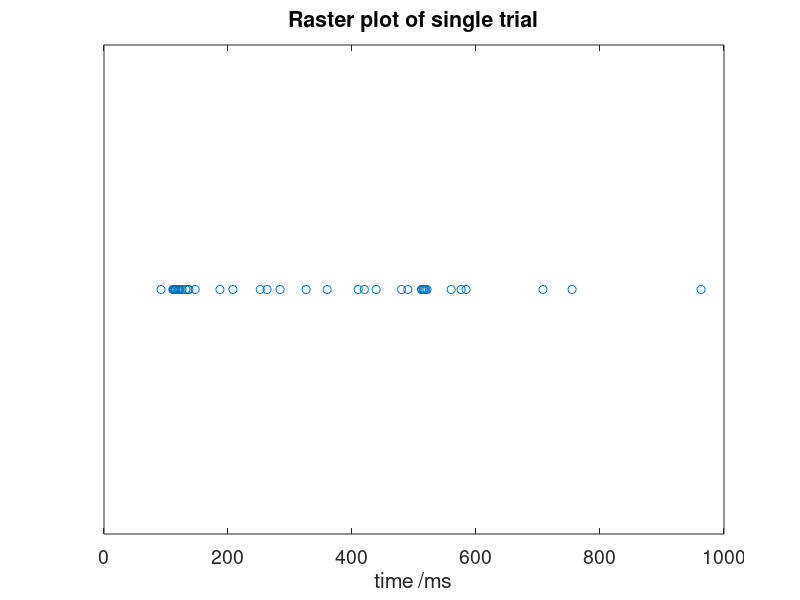
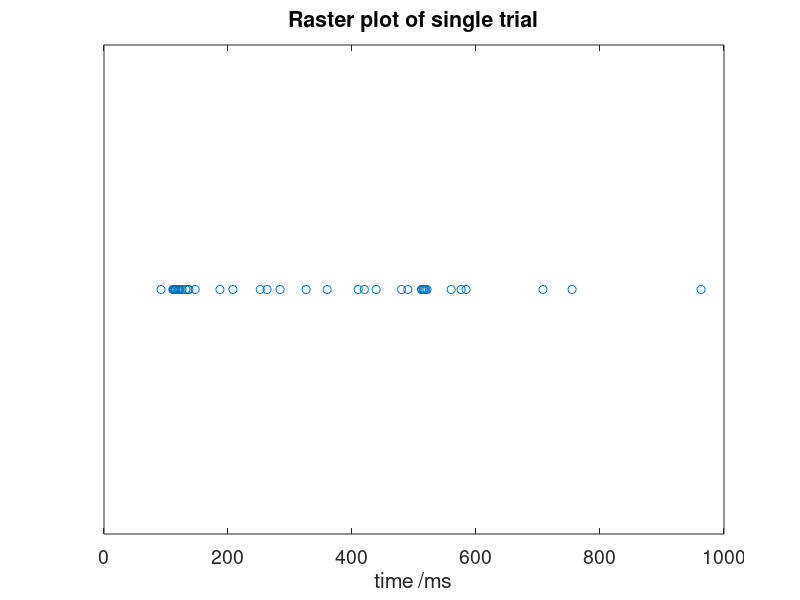
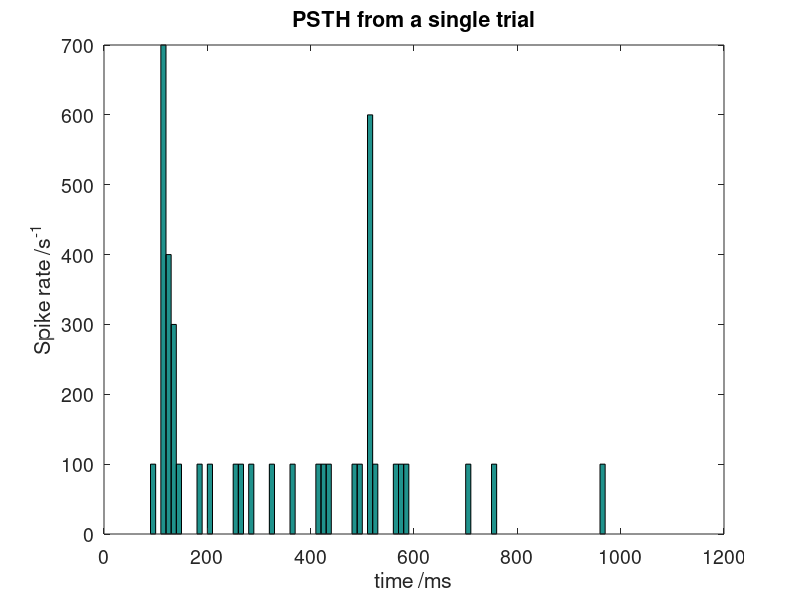
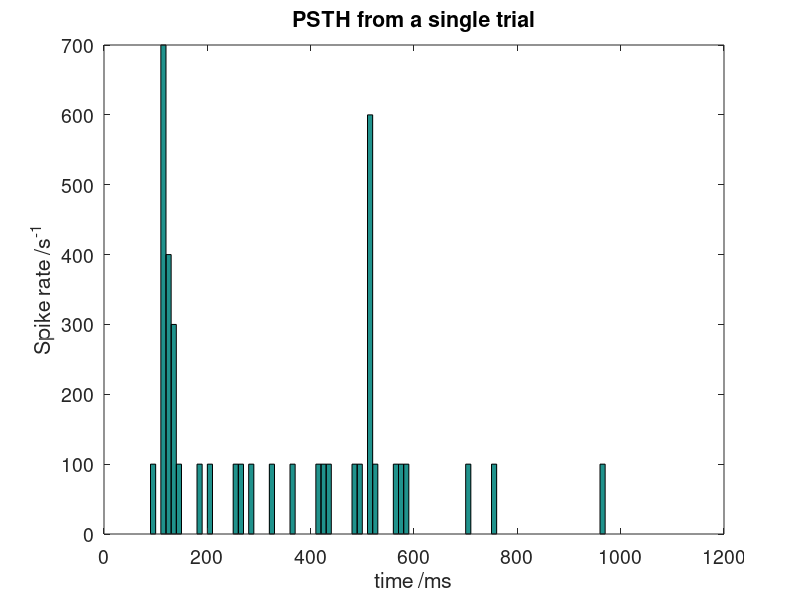

Write the MATLAB code that produced these figures, in order. (Note: this script raises an error after producing the figures.)
load data/spiketimes.mat

%% Q3
sz = size(single_trial);

first_spike = single_trial(1);
first_ten_spikes = single_trial(1:10);
figure('Position', [100, 100, 600, 200])
plot(single_trial, ones(sz), 'o')
xlabel('time /ms')
title('Raster plot of single trial')
set(gca, 'Fontsize', 14, 'ytick',[])
saveas(gcf, 'figs/png/B2_2_q3.png')
saveas(gcf, 'figs/mat/B2_2_q3.fig')

%% Q4
edges = 0:10:1000;
response = histc(single_trial, edges);
response = response/0.01;
figure;
bar(edges, response, 'histc');
xlabel('time /ms')
ylabel('Spike rate /s^{-1}')
title('PSTH from a single trial')
set(gca, 'Fontsize', 14)
saveas(gcf, 'figs/png/B2_2_q4.png')
saveas(gcf, 'figs/mat/B2_2_q4.fig')

%% Q7
first_hist = condition1(1,:);
figure;
bar(edges, first_hist);

fig = figure;
for ii = 1:20
 subplot(5,4,ii);
 bar(edges, condition1(ii,:)/0.01,'histc');
 ylim([0, 1000]);
 title(sprintf('trial %d', ii));
 if ii <= 16
     set(gca, 'xtick', [])
 end
 if mod(ii,4) ~= 1
     set(gca, 'ytick', [])
 end
end
ax=axes(fig,'visible','off'); 
ax.Title.Visible='on';
ax.XLabel.Visible='on';
ax.YLabel.Visible='on';
ylabel(ax,'Spike rate /s^{-1}');
xlabel(ax,'time /ms');
title(ax,'PSTH plots for 20 trials');
set(gca, 'Fontsize', 14)
saveas(gcf, 'figs/png/B2_2_q7.png')
saveas(gcf, 'figs/mat/B2_2_q7.fig')

%% Q8
fig=figure('Position', [10 10 800 600]);
for ii = 1:length(condition1)-1
 subplot(10,10,ii);
 bar(1:20, condition1(:,ii)/0.01,'histc');
 ylim([0, 1000]);
 title(sprintf('%d-%dms', (ii-1)/0.1, ii/0.1))
 if ii <= 90
     set(gca, 'xtick', [])
 end
 if mod(ii,10) ~= 1
     set(gca, 'ytick', [])
 end
end
ax=axes(fig,'visible','off'); 
ax.Title.Visible='on';
ax.XLabel.Visible='on';
ax.YLabel.Visible='on';
ylabel(ax,'Spike rate /s^{-1}');
xlabel(ax,'Trial number');
title(ax,'Histograms of activity across trials');
set(gca, 'Fontsize', 14)
saveas(gcf, 'figs/png/B2_2_q8.png')
saveas(gcf, 'figs/mat/B2_2_q8.fig')

%% 
mn = zeros(1,101);
for ii = 1:20
    mn = mn + condition1(ii,:)/0.01;
end
mn = mn/20;
bar(edges, mn, 'histc')

xlabel('time /ms')
ylabel('Spike rate /s^{-1}')
title('PSTH averaged across 20 trials')
set(gca, 'Fontsize', 14)
saveas(gcf, 'figs/png/B2_2_q9.png')
saveas(gcf, 'figs/mat/B2_2_q9.fig')

%% 
figure()
mu1 = mean(condition1)/0.01;
sigma1 = std(condition1)/0.01;
standard_error1 = sigma1/sqrt(20);
bar(edges, mu1, 'histc')
hold all
errorbar(edges+5, mu1, standard_error1, 'LineStyle', 'none')
hold off
ylim([0,800])

figure()
mu2 = mean(condition2)/0.01;
sigma2 = std(condition2)/0.01;
standard_error2 = sigma2/sqrt(20);
bar(edges, mu2, 'histc')
hold all
errorbar(edges+5, mu2, standard_error2, 'LineStyle', 'none')
hold off
ylim([0,800])

figure('Position', [10 10 800 600])
hold all
errorbar(edges+5, mu1, standard_error1, 'lineWidth', 1)
errorbar(edges+5, mu2, standard_error2, 'lineWidth', 1)
hold off

xlim([0 1000])
xlabel('time /ms')
ylabel('Spike rate /s^{-1}')
set(gca, 'Fontsize', 14)
legend('Condition 1', 'Condition 2')
set(gca, 'Fontsize', 14)
title('PSTH plots for conditions 1 and 2')
saveas(gcf, 'figs/png/B2_2_q10.png')
saveas(gcf, 'figs/mat/B2_2_q10.fig')

%%
diff = abs(mu1-mu2);

col = ismember(diff, max(diff));

col1 = condition1(:,col);
col2 = condition2(:,col);

figure('Position', [600 600 600 300])
subplot(2,1,1)
[H, P] = ttest2(condition1, condition2, 'alpha', 0.01)
bar(edges,H)
yticks([0,1])
title("p < 0.01")
yticklabels({'Accept H_{0}', 'Reject H_{0}'})
xlim([0 1000])

%ylabel("Reject null hypothesis")
subplot(2,1,2)
[H, P] = ttest2(condition1, condition2, 'alpha', 0.001)
bar(edges,H)
yticks([0,1])
title("p < 0.001")
yticklabels({'Accept H_{0}', 'Reject H_{0}'})
xlim([0 1000])
xlabel('time /ms')

%ylabel("Reject null hypothesis")

saveas(gcf, 'figs/png/B2_2_q12.png')
saveas(gcf, 'figs/mat/B2_2_q12.fig')

%%
spiketimes1{1}
plotraster(spiketimes1)
saveas(gcf, 'figs/png/B2_2_q13.png')
saveas(gcf, 'figs/mat/B2_2_q13.fig')

%%
plotPSTH(spiketimes1, 10)
title("PSTH of 'spiketimes1'")
saveas(gcf, 'figs/png/B2_2_q14.png')
saveas(gcf, 'figs/mat/B2_2_q14.fig')

